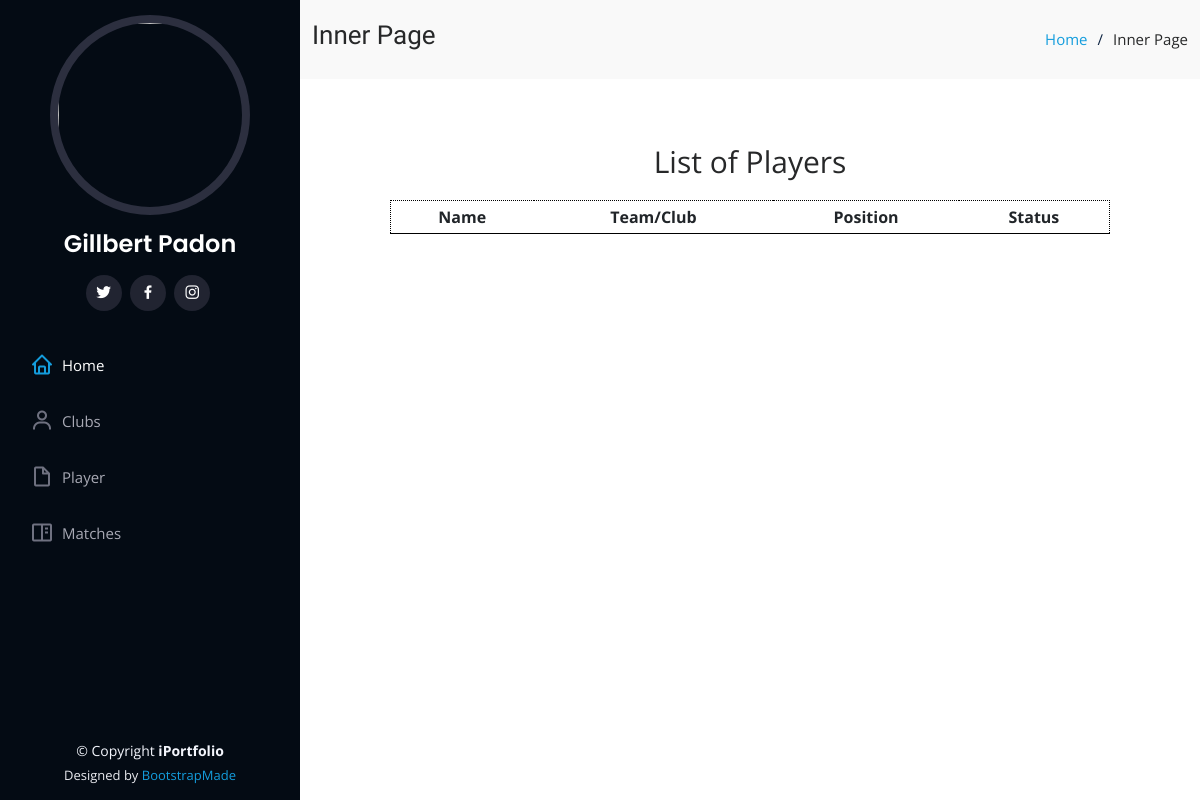
Before: /player/ with the older database file.
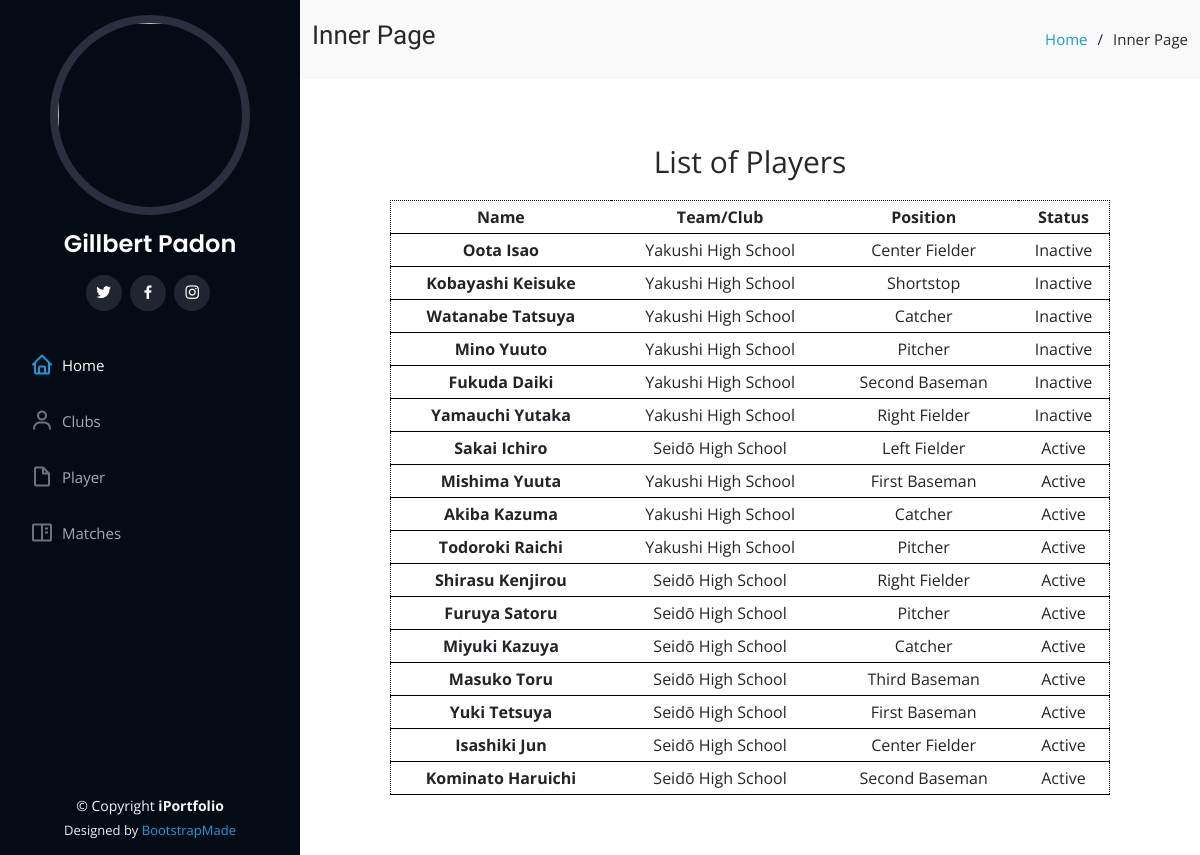
After: the same page with the newer database file.
### baseball/models.py (models this page shows, shortened)
class BaseModel(models.Model):
    created_at = models.DateTimeField(
        auto_now_add=True, db_index=True)
    updated_at = models.DateTimeField(auto_now=True)
    class Meta:
        abstract = True

class Play(BaseModel):
    STRING_CHOICES= (
    ('First String', 'First String'),
    ('Second String','Second String'))
    player = models.ForeignKey(Person, on_delete=models.CASCADE, related_name = "Player")
    team = models.ForeignKey(Club, on_delete=models.CASCADE, related_name = "Team")
    string_no = models.CharField(max_length=100, choices = STRING_CHOICES)
    isActive = models.BooleanField(default=False)
    pos = models.ForeignKey(Position, on_delete=models.CASCADE)

class Person(BaseModel):
    lastname = models.CharField(max_length=100)
    firstname = models.CharField(max_length=100)
    email = models.EmailField(null=True, blank=True, max_length=100)
    height = models.DecimalField(max_digits=10, decimal_places=5, null=True)
    weight = models.DecimalField(max_digits=10, decimal_places=5, null=True)

class Club(BaseModel):
    name = models.CharField(max_length=100)
    coach = models.ForeignKey(Person, on_delete=models.CASCADE)
    description = models.TextField(null=True, blank=True)
    dorm_latitude = models.DecimalField(max_digits=22, decimal_places=16, null=True, blank=True)
    dorm_longitude = models.DecimalField(max_digits=22, decimal_places=16, null=True, blank=True)
    team_pic = models.ImageField(default="defaultimg.png", null=True, blank=True, verbose_name="Team Image")

class Position(BaseModel):
    description = models.CharField(max_length=100)

### baseball/views.py (the view)
# urls.py: path('player/',views.PlayerView.as_view(), name='player'),
class PlayerView(ListView):
    model = Play
    context_object_name = 'play'
    template_name = "player.html"
    def get_context_data(self, **kwargs):
        context = super().get_context_data(**kwargs)
        context['header_text'] = 'List of Players'
        return context
    def get_queryset(self, *args, **kwargs):
        qs = super(PlayerView, self).get_queryset(*args, **kwargs)
        return qs

### landingpage/templates/player.html
{% extends 'base.html' %}
{% load static %}
{% block content %}
<div class="container" style="margin:auto; justify-content:center; text-align:center;">
  <p style="font-size:30px">
      {{ header_text }}
    </p>
    <div class="row">
        <table class="table table-sm" style="border:1px dotted black; width: 80%; margin:auto; ">
            <thead>
              <tr >
                <th scope="col">Name</th>
                <th scope="col">Team/Club</th>
                <th scope="col">Position</th>
                <th scope="col">Status</th>
              </tr>
            </thead>
            <tbody>
                {% for object in object_list %}
              <tr>
                <th scope="row">{{ object.player.firstname }} {{ object.player.lastname }}</th>
                <td>{{ object.team.name }}</td>
                <td>{{ object.pos.description }}</td>
                <td>{% if object.isActive == True %} Active {% else %} Inactive {% endif %}</td>
              </tr>
              {% endfor %}
            </tbody>
          </table>
    </div>
  </div>
{% endblock content %}

Changed rows visible on the page:
added Play: player.firstname "Oota", player.lastname "Isao", team.name "Yakushi High School", pos.description "Center Fielder", isActive "Inactive"
added Play: player.firstname "Kobayashi", player.lastname "Keisuke", team.name "Yakushi High School", pos.description "Shortstop", isActive "Inactive"
added Play: player.firstname "Watanabe", player.lastname "Tatsuya", team.name "Yakushi High School", pos.description "Catcher", isActive "Inactive"
added Play: player.firstname "Mino", player.lastname "Yuuto", team.name "Yakushi High School", pos.description "Pitcher", isActive "Inactive"
added Play: player.firstname "Fukuda", player.lastname "Daiki", team.name "Yakushi High School", pos.description "Second Baseman", isActive "Inactive"
added Play: player.firstname "Yamauchi", player.lastname "Yutaka", team.name "Yakushi High School", pos.description "Right Fielder", isActive "Inactive"
added Play: player.firstname "Sakai", player.lastname "Ichiro", team.name "Seidō High School", pos.description "Left Fielder", isActive "Active"
added Play: player.firstname "Mishima", player.lastname "Yuuta", team.name "Yakushi High School", pos.description "First Baseman", isActive "Active"
added Play: player.firstname "Akiba", player.lastname "Kazuma", team.name "Yakushi High School", pos.description "Catcher", isActive "Active"
added Play: player.firstname "Todoroki", player.lastname "Raichi", team.name "Yakushi High School", pos.description "Pitcher", isActive "Active"
added Play: player.firstname "Shirasu", player.lastname "Kenjirou", team.name "Seidō High School", pos.description "Right Fielder", isActive "Active"
added Play: player.firstname "Furuya", player.lastname "Satoru", team.name "Seidō High School", pos.description "Pitcher", isActive "Active"
added Play: player.firstname "Miyuki", player.lastname "Kazuya", team.name "Seidō High School", pos.description "Catcher", isActive "Active"
added Play: player.firstname "Masuko", player.lastname "Toru", team.name "Seidō High School", pos.description "Third Baseman", isActive "Active"
added Play: player.firstname "Yuki", player.lastname "Tetsuya", team.name "Seidō High School", pos.description "First Baseman", isActive "Active"
added Play: player.firstname "Isashiki", player.lastname "Jun", team.name "Seidō High School", pos.description "Center Fielder", isActive "Active"
added Play: player.firstname "Kominato", player.lastname "Haruichi", team.name "Seidō High School", pos.description "Second Baseman", isActive "Active"
